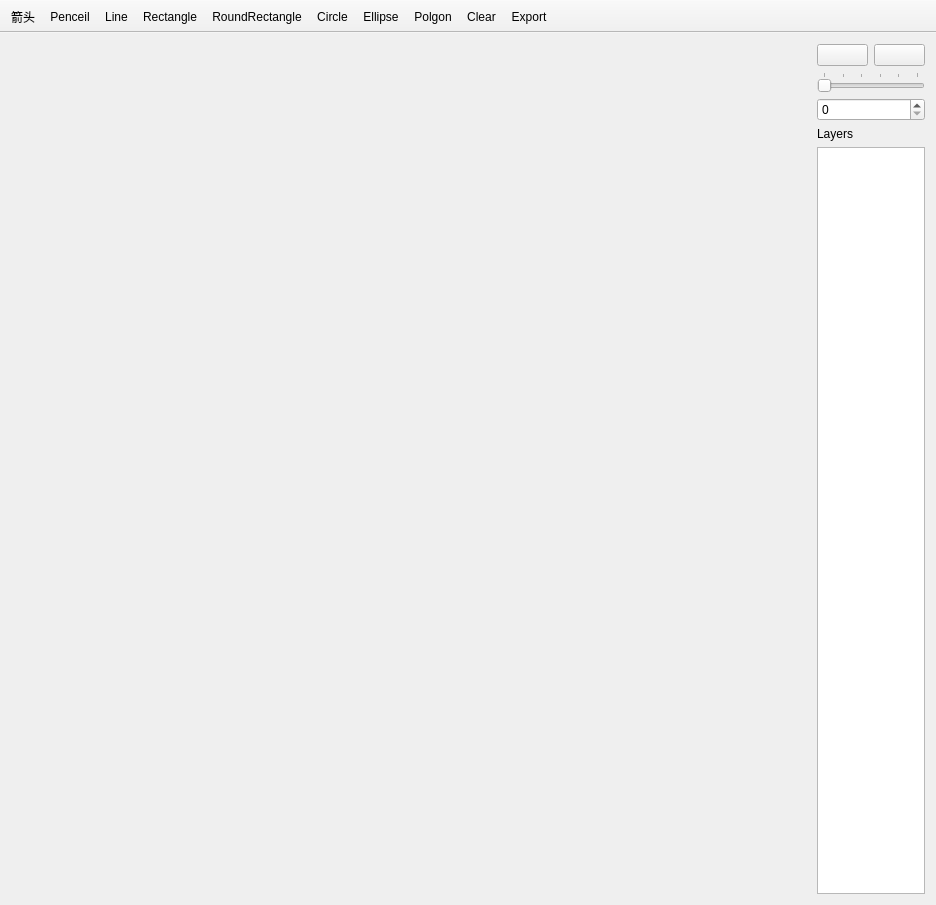
<?xml version="1.0" encoding="UTF-8"?>
<ui version="4.0">
 <class>PaintXClass</class>
 <widget class="QMainWindow" name="PaintXClass">
  <property name="geometry">
   <rect>
    <x>0</x>
    <y>0</y>
    <width>936</width>
    <height>905</height>
   </rect>
  </property>
  <property name="windowTitle">
   <string>PaintX</string>
  </property>
  <widget class="QWidget" name="centralWidget">
   <layout class="QHBoxLayout" name="horizontalLayout_3">
    <item>
     <layout class="QHBoxLayout" name="horizontalLayout_2">
      <item>
       <widget class="QWidget" name="sketchpad" native="true">
        <property name="minimumSize">
         <size>
          <width>800</width>
          <height>800</height>
         </size>
        </property>
       </widget>
      </item>
      <item>
       <layout class="QVBoxLayout" name="verticalLayout_2">
        <item>
         <layout class="QHBoxLayout" name="horizontalLayout">
          <item>
           <widget class="QPushButton" name="foreColorBtn">
            <property name="text">
             <string/>
            </property>
           </widget>
          </item>
          <item>
           <widget class="QPushButton" name="backColorBtn">
            <property name="text">
             <string/>
            </property>
           </widget>
          </item>
         </layout>
        </item>
        <item>
         <layout class="QVBoxLayout" name="verticalLayout">
          <item>
           <widget class="QSlider" name="penWidthSlider">
            <property name="maximum">
             <number>50</number>
            </property>
            <property name="orientation">
             <enum>Qt::Horizontal</enum>
            </property>
            <property name="tickPosition">
             <enum>QSlider::TicksAbove</enum>
            </property>
           </widget>
          </item>
          <item>
           <widget class="QSpinBox" name="penWidthSpinBox"/>
          </item>
         </layout>
        </item>
        <item>
         <widget class="QLabel" name="label">
          <property name="text">
           <string>Layers</string>
          </property>
         </widget>
        </item>
        <item>
         <widget class="QListWidget" name="paintObjectList"/>
        </item>
       </layout>
      </item>
     </layout>
    </item>
   </layout>
  </widget>
  <widget class="QToolBar" name="mainToolBar">
   <property name="movable">
    <bool>false</bool>
   </property>
   <attribute name="toolBarArea">
    <enum>TopToolBarArea</enum>
   </attribute>
   <attribute name="toolBarBreak">
    <bool>false</bool>
   </attribute>
   <addaction name="actionArrow"/>
   <addaction name="actionPenceil"/>
   <addaction name="actionLine"/>
   <addaction name="actionRectangle"/>
   <addaction name="actionRoundRectangle"/>
   <addaction name="actionCircle"/>
   <addaction name="actionEllipse"/>
   <addaction name="actionPolgon"/>
   <addaction name="actionClear"/>
   <addaction name="actionExport"/>
  </widget>
  <action name="actionArrow">
   <property name="icon">
    <iconset resource="PaintX.qrc">
     <normaloff>:/PaintX/res/arrow.png</normaloff>:/PaintX/res/arrow.png</iconset>
   </property>
   <property name="text">
    <string>箭头</string>
   </property>
   <property name="toolTip">
    <string>箭头</string>
   </property>
  </action>
  <action name="actionPenceil">
   <property name="checkable">
    <bool>true</bool>
   </property>
   <property name="icon">
    <iconset resource="PaintX.qrc">
     <normaloff>:/PaintX/res/penceil.png</normaloff>:/PaintX/res/penceil.png</iconset>
   </property>
   <property name="text">
    <string>Penceil</string>
   </property>
  </action>
  <action name="actionLine">
   <property name="checkable">
    <bool>true</bool>
   </property>
   <property name="icon">
    <iconset resource="PaintX.qrc">
     <normaloff>:/PaintX/res/line.png</normaloff>:/PaintX/res/line.png</iconset>
   </property>
   <property name="text">
    <string>Line</string>
   </property>
  </action>
  <action name="actionRectangle">
   <property name="checkable">
    <bool>true</bool>
   </property>
   <property name="icon">
    <iconset resource="PaintX.qrc">
     <normaloff>:/PaintX/res/rectangle.png</normaloff>:/PaintX/res/rectangle.png</iconset>
   </property>
   <property name="text">
    <string>Rectangle</string>
   </property>
  </action>
  <action name="actionRoundRectangle">
   <property name="checkable">
    <bool>true</bool>
   </property>
   <property name="icon">
    <iconset resource="PaintX.qrc">
     <normaloff>:/PaintX/res/roundrectangle.png</normaloff>:/PaintX/res/roundrectangle.png</iconset>
   </property>
   <property name="text">
    <string>RoundRectangle</string>
   </property>
  </action>
  <action name="actionCircle">
   <property name="checkable">
    <bool>true</bool>
   </property>
   <property name="icon">
    <iconset resource="PaintX.qrc">
     <normaloff>:/PaintX/res/circle.png</normaloff>:/PaintX/res/circle.png</iconset>
   </property>
   <property name="text">
    <string>Circle</string>
   </property>
  </action>
  <action name="actionEllipse">
   <property name="checkable">
    <bool>true</bool>
   </property>
   <property name="icon">
    <iconset resource="PaintX.qrc">
     <normaloff>:/PaintX/res/ellipse.png</normaloff>:/PaintX/res/ellipse.png</iconset>
   </property>
   <property name="text">
    <string>Ellipse</string>
   </property>
  </action>
  <action name="actionPolgon">
   <property name="checkable">
    <bool>true</bool>
   </property>
   <property name="icon">
    <iconset resource="PaintX.qrc">
     <normaloff>:/PaintX/res/多边形.png</normaloff>:/PaintX/res/多边形.png</iconset>
   </property>
   <property name="text">
    <string>Polgon</string>
   </property>
  </action>
  <action name="actionClear">
   <property name="icon">
    <iconset resource="PaintX.qrc">
     <normaloff>:/PaintX/res/clear.png</normaloff>:/PaintX/res/clear.png</iconset>
   </property>
   <property name="text">
    <string>Clear</string>
   </property>
  </action>
  <action name="actionExport">
   <property name="icon">
    <iconset resource="PaintX.qrc">
     <normaloff>:/PaintX/res/export.png</normaloff>:/PaintX/res/export.png</iconset>
   </property>
   <property name="text">
    <string>Export</string>
   </property>
  </action>
 </widget>
 <layoutdefault spacing="6" margin="11"/>
 <resources>
  <include location="PaintX.qrc"/>
 </resources>
 <connections/>
</ui>
